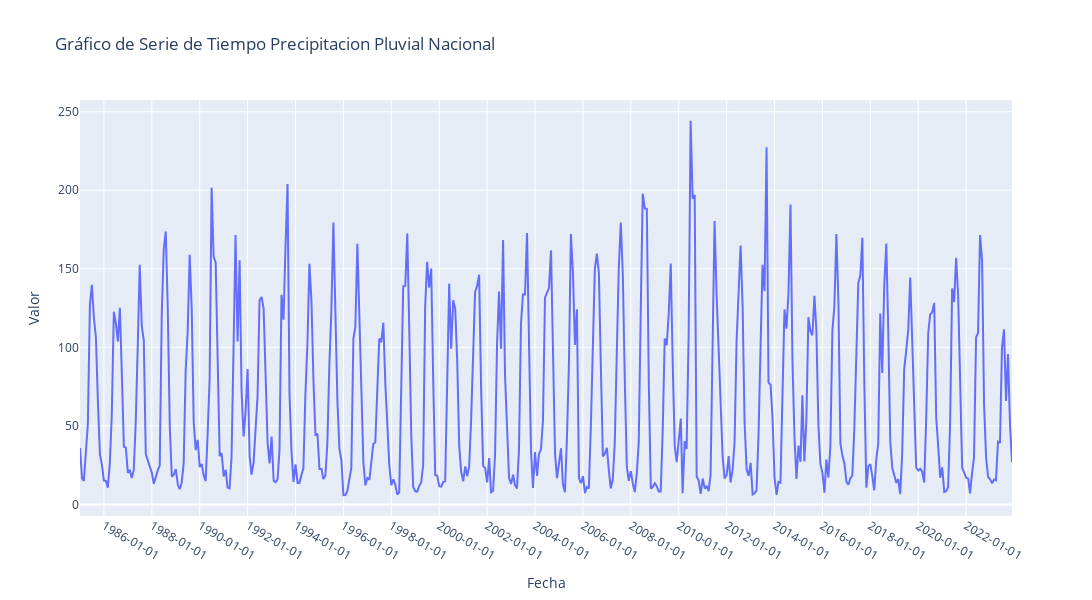

Write notebook code for a chart like this one.
### Code cell
fig = go.Figure()

# Añadir la línea de Ethereum
fig.add_trace(go.Scatter(x=df.index, y=df['MM/Mensual'], mode='lines', name='Precipitacion'))

# Configurar el formato del eje x para las fechas
fig.update_xaxes(
    tickformat='%Y-%m-%d',
    tickmode='auto',
    nticks=20  # ajusta este valor según la cantidad de etiquetas de fecha que quieras mostrar
)

# Añadir títulos y etiquetas
fig.update_layout(
    title='Gráfico de Serie de Tiempo Precipitacion Pluvial Nacional',
    xaxis_title='Fecha',
    yaxis_title='Valor',
    legend_title='Leyenda',
    width=1400,
    height=600
)

# Mostrar el gráfico
fig.show()

### Figure 1 — Plotly figure (JSON) as saved in the notebook; plotly's stock layout.template omitted (floating-point values rounded to 4 significant figures; data arrays with more than 128 entries replaced by an {"elided": "..."} marker saying what was removed)
{"data": [{"mode": "lines", "name": "Precipitacion", "type": "scatter", "x": {"elided": "468 str values"}, "y": {"elided": "468 float values"}}], "layout": {"height": 600, "legend": {"title": {"text": "Leyenda"}}, "title": {"text": "Gráfico de Serie de Tiempo Precipitacion Pluvial Nacional"}, "width": 1400, "xaxis": {"nticks": 20, "tickformat": "%Y-%m-%d", "tickmode": "auto", "title": {"text": "Fecha"}}, "yaxis": {"title": {"text": "Valor"}}}}
